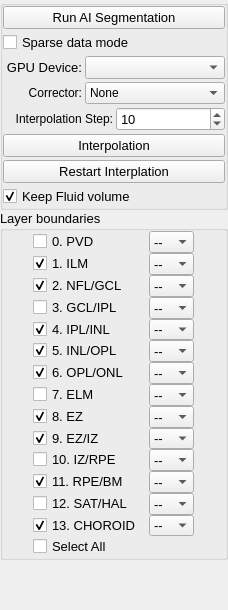
<?xml version="1.0" encoding="UTF-8"?>
<ui version="4.0">
 <class>LayerSegSideControlPanel</class>
 <widget class="QWidget" name="LayerSegSideControlPanel">
  <property name="geometry">
   <rect>
    <x>0</x>
    <y>0</y>
    <width>228</width>
    <height>610</height>
   </rect>
  </property>
  <property name="windowTitle">
   <string>Form</string>
  </property>
  <layout class="QVBoxLayout" name="verticalLayout">
   <property name="spacing">
    <number>0</number>
   </property>
   <property name="leftMargin">
    <number>0</number>
   </property>
   <property name="topMargin">
    <number>0</number>
   </property>
   <property name="rightMargin">
    <number>0</number>
   </property>
   <property name="bottomMargin">
    <number>0</number>
   </property>
   <item>
    <widget class="QGroupBox" name="groupBox_3">
     <property name="minimumSize">
      <size>
       <width>0</width>
       <height>0</height>
      </size>
     </property>
     <property name="maximumSize">
      <size>
       <width>16777215</width>
       <height>16777215</height>
      </size>
     </property>
     <property name="font">
      <font>
       <pointsize>10</pointsize>
      </font>
     </property>
     <property name="styleSheet">
      <string notr="true"/>
     </property>
     <property name="title">
      <string/>
     </property>
     <layout class="QVBoxLayout" name="verticalLayout_7">
      <property name="spacing">
       <number>3</number>
      </property>
      <property name="leftMargin">
       <number>0</number>
      </property>
      <property name="topMargin">
       <number>0</number>
      </property>
      <property name="rightMargin">
       <number>0</number>
      </property>
      <property name="bottomMargin">
       <number>0</number>
      </property>
      <item>
       <widget class="QPushButton" name="pushButton_ai_seg">
        <property name="minimumSize">
         <size>
          <width>0</width>
          <height>0</height>
         </size>
        </property>
        <property name="maximumSize">
         <size>
          <width>16777215</width>
          <height>24</height>
         </size>
        </property>
        <property name="text">
         <string>Run AI Segmentation</string>
        </property>
       </widget>
      </item>
      <item>
       <widget class="QCheckBox" name="checkBox_sparse">
        <property name="toolTip">
         <string>&lt;html&gt;&lt;head/&gt;&lt;body&gt;&lt;p&gt;Enable sparse mode to perform segmentation. This mode is suitable for sparse sanning OCT data. &lt;/p&gt;&lt;/body&gt;&lt;/html&gt;</string>
        </property>
        <property name="text">
         <string>Sparse data mode</string>
        </property>
       </widget>
      </item>
      <item>
       <layout class="QHBoxLayout" name="horizontalLayout_46">
        <item>
         <widget class="QLabel" name="label_30">
          <property name="maximumSize">
           <size>
            <width>16777215</width>
            <height>16777215</height>
           </size>
          </property>
          <property name="text">
           <string>GPU Device:</string>
          </property>
          <property name="alignment">
           <set>Qt::AlignmentFlag::AlignRight|Qt::AlignmentFlag::AlignTrailing|Qt::AlignmentFlag::AlignVCenter</set>
          </property>
         </widget>
        </item>
        <item>
         <widget class="QComboBox" name="comboBox_gpu">
          <property name="minimumSize">
           <size>
            <width>140</width>
            <height>0</height>
           </size>
          </property>
          <property name="maximumSize">
           <size>
            <width>120</width>
            <height>16777215</height>
           </size>
          </property>
         </widget>
        </item>
       </layout>
      </item>
      <item>
       <layout class="QHBoxLayout" name="horizontalLayout_26">
        <property name="spacing">
         <number>3</number>
        </property>
        <item>
         <widget class="QLabel" name="label_4">
          <property name="font">
           <font>
            <pointsize>9</pointsize>
           </font>
          </property>
          <property name="styleSheet">
           <string notr="true">border:none</string>
          </property>
          <property name="lineWidth">
           <number>0</number>
          </property>
          <property name="text">
           <string>Corrector:</string>
          </property>
          <property name="alignment">
           <set>Qt::AlignmentFlag::AlignRight|Qt::AlignmentFlag::AlignTrailing|Qt::AlignmentFlag::AlignVCenter</set>
          </property>
         </widget>
        </item>
        <item>
         <widget class="QComboBox" name="comboBox_corrector">
          <property name="minimumSize">
           <size>
            <width>140</width>
            <height>0</height>
           </size>
          </property>
          <property name="maximumSize">
           <size>
            <width>120</width>
            <height>24</height>
           </size>
          </property>
          <property name="font">
           <font>
            <pointsize>9</pointsize>
           </font>
          </property>
          <item>
           <property name="text">
            <string>None</string>
           </property>
          </item>
          <item>
           <property name="text">
            <string>Liner</string>
           </property>
          </item>
          <item>
           <property name="text">
            <string>Livewire</string>
           </property>
          </item>
          <item>
           <property name="text">
            <string>Anchors</string>
           </property>
          </item>
         </widget>
        </item>
       </layout>
      </item>
      <item>
       <layout class="QHBoxLayout" name="horizontalLayout_25">
        <item>
         <widget class="QLabel" name="label_3">
          <property name="maximumSize">
           <size>
            <width>16777215</width>
            <height>16777215</height>
           </size>
          </property>
          <property name="font">
           <font>
            <pointsize>9</pointsize>
           </font>
          </property>
          <property name="text">
           <string>Interpolation Step:</string>
          </property>
          <property name="alignment">
           <set>Qt::AlignmentFlag::AlignRight|Qt::AlignmentFlag::AlignTrailing|Qt::AlignmentFlag::AlignVCenter</set>
          </property>
         </widget>
        </item>
        <item>
         <widget class="QSpinBox" name="spinBox_Interp_step">
          <property name="minimumSize">
           <size>
            <width>0</width>
            <height>0</height>
           </size>
          </property>
          <property name="prefix">
           <string/>
          </property>
          <property name="minimum">
           <number>2</number>
          </property>
          <property name="value">
           <number>10</number>
          </property>
         </widget>
        </item>
       </layout>
      </item>
      <item>
       <widget class="QPushButton" name="pushButton_Switch_Interp">
        <property name="minimumSize">
         <size>
          <width>0</width>
          <height>0</height>
         </size>
        </property>
        <property name="maximumSize">
         <size>
          <width>16777215</width>
          <height>24</height>
         </size>
        </property>
        <property name="text">
         <string>Interpolation</string>
        </property>
        <property name="iconSize">
         <size>
          <width>55</width>
          <height>24</height>
         </size>
        </property>
       </widget>
      </item>
      <item>
       <widget class="QPushButton" name="pushButton_Restart_Interp">
        <property name="minimumSize">
         <size>
          <width>0</width>
          <height>0</height>
         </size>
        </property>
        <property name="maximumSize">
         <size>
          <width>16777215</width>
          <height>24</height>
         </size>
        </property>
        <property name="text">
         <string>Restart Interplation</string>
        </property>
       </widget>
      </item>
      <item>
       <widget class="QCheckBox" name="checkBox_keep_fluid">
        <property name="text">
         <string>Keep Fluid volume</string>
        </property>
        <property name="checked">
         <bool>true</bool>
        </property>
       </widget>
      </item>
     </layout>
    </widget>
   </item>
   <item>
    <widget class="QGroupBox" name="groupBox">
     <property name="minimumSize">
      <size>
       <width>0</width>
       <height>0</height>
      </size>
     </property>
     <property name="maximumSize">
      <size>
       <width>16777215</width>
       <height>350</height>
      </size>
     </property>
     <property name="font">
      <font>
       <pointsize>10</pointsize>
      </font>
     </property>
     <property name="styleSheet">
      <string notr="true"/>
     </property>
     <property name="title">
      <string>Layer boundaries</string>
     </property>
     <layout class="QHBoxLayout" name="horizontalLayout_22">
      <property name="spacing">
       <number>3</number>
      </property>
      <property name="leftMargin">
       <number>0</number>
      </property>
      <property name="topMargin">
       <number>0</number>
      </property>
      <property name="rightMargin">
       <number>0</number>
      </property>
      <property name="bottomMargin">
       <number>0</number>
      </property>
      <item>
       <layout class="QVBoxLayout" name="verticalLayout_5">
        <property name="spacing">
         <number>0</number>
        </property>
        <property name="bottomMargin">
         <number>0</number>
        </property>
        <item>
         <layout class="QHBoxLayout" name="horizontalLayout_40" stretch="0,1">
          <property name="spacing">
           <number>1</number>
          </property>
          <item>
           <widget class="QCheckBox" name="checkBox_pvd">
            <property name="minimumSize">
             <size>
              <width>115</width>
              <height>0</height>
             </size>
            </property>
            <property name="maximumSize">
             <size>
              <width>115</width>
              <height>16777215</height>
             </size>
            </property>
            <property name="font">
             <font>
              <pointsize>10</pointsize>
             </font>
            </property>
            <property name="styleSheet">
             <string notr="true"/>
            </property>
            <property name="text">
             <string>0. PVD</string>
            </property>
            <property name="checked">
             <bool>false</bool>
            </property>
           </widget>
          </item>
          <item>
           <widget class="QComboBox" name="comboBox_pvd_line">
            <property name="minimumSize">
             <size>
              <width>24</width>
              <height>0</height>
             </size>
            </property>
            <property name="maximumSize">
             <size>
              <width>45</width>
              <height>16777215</height>
             </size>
            </property>
            <property name="font">
             <font>
              <pointsize>10</pointsize>
             </font>
            </property>
            <item>
             <property name="text">
              <string>--</string>
             </property>
            </item>
            <item>
             <property name="text">
              <string>-</string>
             </property>
            </item>
           </widget>
          </item>
         </layout>
        </item>
        <item>
         <layout class="QHBoxLayout" name="horizontalLayout_2" stretch="0,1">
          <property name="spacing">
           <number>1</number>
          </property>
          <item>
           <widget class="QCheckBox" name="checkBox_ilm">
            <property name="minimumSize">
             <size>
              <width>115</width>
              <height>0</height>
             </size>
            </property>
            <property name="maximumSize">
             <size>
              <width>115</width>
              <height>16777215</height>
             </size>
            </property>
            <property name="font">
             <font>
              <pointsize>10</pointsize>
             </font>
            </property>
            <property name="styleSheet">
             <string notr="true"/>
            </property>
            <property name="text">
             <string>1. ILM</string>
            </property>
            <property name="checked">
             <bool>true</bool>
            </property>
           </widget>
          </item>
          <item>
           <widget class="QComboBox" name="comboBox_ilm_line">
            <property name="minimumSize">
             <size>
              <width>24</width>
              <height>0</height>
             </size>
            </property>
            <property name="maximumSize">
             <size>
              <width>45</width>
              <height>16777215</height>
             </size>
            </property>
            <property name="font">
             <font>
              <pointsize>10</pointsize>
             </font>
            </property>
            <item>
             <property name="text">
              <string>--</string>
             </property>
            </item>
            <item>
             <property name="text">
              <string>-</string>
             </property>
            </item>
           </widget>
          </item>
         </layout>
        </item>
        <item>
         <layout class="QHBoxLayout" name="horizontalLayout_4" stretch="2,1">
          <property name="spacing">
           <number>1</number>
          </property>
          <item>
           <widget class="QCheckBox" name="checkBox_nflgcl">
            <property name="minimumSize">
             <size>
              <width>115</width>
              <height>0</height>
             </size>
            </property>
            <property name="maximumSize">
             <size>
              <width>115</width>
              <height>16777215</height>
             </size>
            </property>
            <property name="font">
             <font>
              <pointsize>10</pointsize>
             </font>
            </property>
            <property name="styleSheet">
             <string notr="true"/>
            </property>
            <property name="text">
             <string>2. NFL/GCL</string>
            </property>
            <property name="checked">
             <bool>true</bool>
            </property>
           </widget>
          </item>
          <item>
           <widget class="QComboBox" name="comboBox_nflgcl_line">
            <property name="minimumSize">
             <size>
              <width>24</width>
              <height>0</height>
             </size>
            </property>
            <property name="maximumSize">
             <size>
              <width>45</width>
              <height>16777215</height>
             </size>
            </property>
            <property name="font">
             <font>
              <pointsize>10</pointsize>
             </font>
            </property>
            <item>
             <property name="text">
              <string>--</string>
             </property>
            </item>
            <item>
             <property name="text">
              <string>-</string>
             </property>
            </item>
           </widget>
          </item>
         </layout>
        </item>
        <item>
         <layout class="QHBoxLayout" name="horizontalLayout_5" stretch="2,1">
          <property name="spacing">
           <number>1</number>
          </property>
          <item>
           <widget class="QCheckBox" name="checkBox_gclipl">
            <property name="minimumSize">
             <size>
              <width>115</width>
              <height>0</height>
             </size>
            </property>
            <property name="maximumSize">
             <size>
              <width>115</width>
              <height>16777215</height>
             </size>
            </property>
            <property name="font">
             <font>
              <pointsize>10</pointsize>
             </font>
            </property>
            <property name="styleSheet">
             <string notr="true"/>
            </property>
            <property name="text">
             <string>3. GCL/IPL</string>
            </property>
           </widget>
          </item>
          <item>
           <widget class="QComboBox" name="comboBox_gclipl_line">
            <property name="minimumSize">
             <size>
              <width>24</width>
              <height>0</height>
             </size>
            </property>
            <property name="maximumSize">
             <size>
              <width>45</width>
              <height>16777215</height>
             </size>
            </property>
            <property name="font">
             <font>
              <pointsize>10</pointsize>
             </font>
            </property>
            <item>
             <property name="text">
              <string>--</string>
             </property>
            </item>
            <item>
             <property name="text">
              <string>-</string>
             </property>
            </item>
           </widget>
          </item>
         </layout>
        </item>
        <item>
         <layout class="QHBoxLayout" name="horizontalLayout_6" stretch="2,1">
          <property name="spacing">
           <number>1</number>
          </property>
          <item>
           <widget class="QCheckBox" name="checkBox_iplinl">
            <property name="minimumSize">
             <size>
              <width>115</width>
              <height>0</height>
             </size>
            </property>
            <property name="maximumSize">
             <size>
              <width>115</width>
              <height>16777215</height>
             </size>
            </property>
            <property name="font">
             <font>
              <pointsize>10</pointsize>
             </font>
            </property>
            <property name="styleSheet">
             <string notr="true"/>
            </property>
            <property name="text">
             <string>4. IPL/INL</string>
            </property>
            <property name="checked">
             <bool>true</bool>
            </property>
           </widget>
          </item>
          <item>
           <widget class="QComboBox" name="comboBox_iplinl_line">
            <property name="minimumSize">
             <size>
              <width>24</width>
              <height>0</height>
             </size>
            </property>
            <property name="maximumSize">
             <size>
              <width>45</width>
              <height>16777215</height>
             </size>
            </property>
            <property name="font">
             <font>
              <pointsize>10</pointsize>
             </font>
            </property>
            <item>
             <property name="text">
              <string>--</string>
             </property>
            </item>
            <item>
             <property name="text">
              <string>-</string>
             </property>
            </item>
           </widget>
          </item>
         </layout>
        </item>
        <item>
         <layout class="QHBoxLayout" name="horizontalLayout_7" stretch="2,1">
          <property name="spacing">
           <number>1</number>
          </property>
          <item>
           <widget class="QCheckBox" name="checkBox_inlopl">
            <property name="minimumSize">
             <size>
              <width>115</width>
              <height>0</height>
             </size>
            </property>
            <property name="maximumSize">
             <size>
              <width>115</width>
              <height>16777215</height>
             </size>
            </property>
            <property name="font">
             <font>
              <pointsize>10</pointsize>
             </font>
            </property>
            <property name="styleSheet">
             <string notr="true"/>
            </property>
            <property name="text">
             <string>5. INL/OPL</string>
            </property>
            <property name="checked">
             <bool>true</bool>
            </property>
           </widget>
          </item>
          <item>
           <widget class="QComboBox" name="comboBox_inlopl_line">
            <property name="minimumSize">
             <size>
              <width>24</width>
              <height>0</height>
             </size>
            </property>
            <property name="maximumSize">
             <size>
              <width>45</width>
              <height>16777215</height>
             </size>
            </property>
            <property name="font">
             <font>
              <pointsize>10</pointsize>
             </font>
            </property>
            <item>
             <property name="text">
              <string>--</string>
             </property>
            </item>
            <item>
             <property name="text">
              <string>-</string>
             </property>
            </item>
           </widget>
          </item>
         </layout>
        </item>
        <item>
         <layout class="QHBoxLayout" name="horizontalLayout_8" stretch="2,1">
          <property name="spacing">
           <number>1</number>
          </property>
          <item>
           <widget class="QCheckBox" name="checkBox_oplonl">
            <property name="minimumSize">
             <size>
              <width>115</width>
              <height>0</height>
             </size>
            </property>
            <property name="maximumSize">
             <size>
              <width>115</width>
              <height>16777215</height>
             </size>
            </property>
            <property name="font">
             <font>
              <pointsize>10</pointsize>
             </font>
            </property>
            <property name="styleSheet">
             <string notr="true"/>
            </property>
            <property name="text">
             <string>6. OPL/ONL</string>
            </property>
            <property name="checked">
             <bool>true</bool>
            </property>
           </widget>
          </item>
          <item>
           <widget class="QComboBox" name="comboBox_oplonl_line">
            <property name="minimumSize">
             <size>
              <width>24</width>
              <height>0</height>
             </size>
            </property>
            <property name="maximumSize">
             <size>
              <width>45</width>
              <height>16777215</height>
             </size>
            </property>
            <property name="font">
             <font>
              <pointsize>10</pointsize>
             </font>
            </property>
            <item>
             <property name="text">
              <string>--</string>
             </property>
            </item>
            <item>
             <property name="text">
              <string>-</string>
             </property>
            </item>
           </widget>
          </item>
         </layout>
        </item>
        <item>
         <layout class="QHBoxLayout" name="horizontalLayout_9" stretch="2,1">
          <property name="spacing">
           <number>1</number>
          </property>
          <item>
           <widget class="QCheckBox" name="checkBox_elm">
            <property name="minimumSize">
             <size>
              <width>115</width>
              <height>0</height>
             </size>
            </property>
            <property name="maximumSize">
             <size>
              <width>115</width>
              <height>16777215</height>
             </size>
            </property>
            <property name="font">
             <font>
              <pointsize>10</pointsize>
             </font>
            </property>
            <property name="styleSheet">
             <string notr="true"/>
            </property>
            <property name="text">
             <string>7. ELM</string>
            </property>
           </widget>
          </item>
          <item>
           <widget class="QComboBox" name="comboBox_elm_line">
            <property name="minimumSize">
             <size>
              <width>24</width>
              <height>0</height>
             </size>
            </property>
            <property name="maximumSize">
             <size>
              <width>45</width>
              <height>16777215</height>
             </size>
            </property>
            <property name="font">
             <font>
              <pointsize>10</pointsize>
             </font>
            </property>
            <item>
             <property name="text">
              <string>--</string>
             </property>
            </item>
            <item>
             <property name="text">
              <string>-</string>
             </property>
            </item>
           </widget>
          </item>
         </layout>
        </item>
        <item>
         <layout class="QHBoxLayout" name="horizontalLayout_10" stretch="2,1">
          <property name="spacing">
           <number>1</number>
          </property>
          <item>
           <widget class="QCheckBox" name="checkBox_ez">
            <property name="minimumSize">
             <size>
              <width>115</width>
              <height>0</height>
             </size>
            </property>
            <property name="maximumSize">
             <size>
              <width>115</width>
              <height>16777215</height>
             </size>
            </property>
            <property name="font">
             <font>
              <pointsize>10</pointsize>
             </font>
            </property>
            <property name="styleSheet">
             <string notr="true"/>
            </property>
            <property name="text">
             <string>8. EZ</string>
            </property>
            <property name="checked">
             <bool>true</bool>
            </property>
           </widget>
          </item>
          <item>
           <widget class="QComboBox" name="comboBox_ez_line">
            <property name="minimumSize">
             <size>
              <width>24</width>
              <height>0</height>
             </size>
            </property>
            <property name="maximumSize">
             <size>
              <width>45</width>
              <height>16777215</height>
             </size>
            </property>
            <property name="font">
             <font>
              <pointsize>10</pointsize>
             </font>
            </property>
            <item>
             <property name="text">
              <string>--</string>
             </property>
            </item>
            <item>
             <property name="text">
              <string>-</string>
             </property>
            </item>
           </widget>
          </item>
         </layout>
        </item>
        <item>
         <layout class="QHBoxLayout" name="horizontalLayout_11" stretch="2,1">
          <property name="spacing">
           <number>1</number>
          </property>
          <item>
           <widget class="QCheckBox" name="checkBox_eziz">
            <property name="minimumSize">
             <size>
              <width>115</width>
              <height>0</height>
             </size>
            </property>
            <property name="maximumSize">
             <size>
              <width>115</width>
              <height>16777215</height>
             </size>
            </property>
            <property name="font">
             <font>
              <pointsize>10</pointsize>
             </font>
            </property>
            <property name="styleSheet">
             <string notr="true"/>
            </property>
            <property name="text">
             <string>9. EZ/IZ</string>
            </property>
            <property name="checked">
             <bool>true</bool>
            </property>
           </widget>
          </item>
          <item>
           <widget class="QComboBox" name="comboBox_eziz_line">
            <property name="minimumSize">
             <size>
              <width>24</width>
              <height>0</height>
             </size>
            </property>
            <property name="maximumSize">
             <size>
              <width>45</width>
              <height>16777215</height>
             </size>
            </property>
            <property name="font">
             <font>
              <pointsize>10</pointsize>
             </font>
            </property>
            <item>
             <property name="text">
              <string>--</string>
             </property>
            </item>
            <item>
             <property name="text">
              <string>-</string>
             </property>
            </item>
           </widget>
          </item>
         </layout>
        </item>
        <item>
         <layout class="QHBoxLayout" name="horizontalLayout_12" stretch="2,1">
          <property name="spacing">
           <number>1</number>
          </property>
          <item>
           <widget class="QCheckBox" name="checkBox_izrpe">
            <property name="minimumSize">
             <size>
              <width>115</width>
              <height>0</height>
             </size>
            </property>
            <property name="maximumSize">
             <size>
              <width>115</width>
              <height>16777215</height>
             </size>
            </property>
            <property name="font">
             <font>
              <pointsize>10</pointsize>
             </font>
            </property>
            <property name="text">
             <string>10. IZ/RPE</string>
            </property>
           </widget>
          </item>
          <item>
           <widget class="QComboBox" name="comboBox_izrpe_line">
            <property name="minimumSize">
             <size>
              <width>24</width>
              <height>0</height>
             </size>
            </property>
            <property name="maximumSize">
             <size>
              <width>45</width>
              <height>16777215</height>
             </size>
            </property>
            <property name="font">
             <font>
              <pointsize>10</pointsize>
             </font>
            </property>
            <item>
             <property name="text">
              <string>--</string>
             </property>
            </item>
            <item>
             <property name="text">
              <string>-</string>
             </property>
            </item>
           </widget>
          </item>
         </layout>
        </item>
        <item>
         <layout class="QHBoxLayout" name="horizontalLayout_13" stretch="2,1">
          <property name="spacing">
           <number>1</number>
          </property>
          <item>
           <widget class="QCheckBox" name="checkBox_rpebm">
            <property name="minimumSize">
             <size>
              <width>115</width>
              <height>0</height>
             </size>
            </property>
            <property name="maximumSize">
             <size>
              <width>115</width>
              <height>16777215</height>
             </size>
            </property>
            <property name="font">
             <font>
              <pointsize>10</pointsize>
             </font>
            </property>
            <property name="text">
             <string>11. RPE/BM</string>
            </property>
            <property name="checked">
             <bool>true</bool>
            </property>
           </widget>
          </item>
          <item>
           <widget class="QComboBox" name="comboBox_rpebm_line">
            <property name="minimumSize">
             <size>
              <width>24</width>
              <height>0</height>
             </size>
            </property>
            <property name="maximumSize">
             <size>
              <width>45</width>
              <height>16777215</height>
             </size>
            </property>
            <property name="font">
             <font>
              <pointsize>10</pointsize>
             </font>
            </property>
            <item>
             <property name="text">
              <string>--</string>
             </property>
            </item>
            <item>
             <property name="text">
              <string>-</string>
             </property>
            </item>
           </widget>
          </item>
         </layout>
        </item>
        <item>
         <layout class="QHBoxLayout" name="horizontalLayout_14" stretch="2,1">
          <property name="spacing">
           <number>1</number>
          </property>
          <item>
           <widget class="QCheckBox" name="checkBox_sathal">
            <property name="minimumSize">
             <size>
              <width>115</width>
              <height>0</height>
             </size>
            </property>
            <property name="maximumSize">
             <size>
              <width>115</width>
              <height>16777215</height>
             </size>
            </property>
            <property name="font">
             <font>
              <pointsize>10</pointsize>
             </font>
            </property>
            <property name="text">
             <string>12. SAT/HAL</string>
            </property>
            <property name="checked">
             <bool>false</bool>
            </property>
           </widget>
          </item>
          <item>
           <widget class="QComboBox" name="comboBox_sathal_line">
            <property name="minimumSize">
             <size>
              <width>24</width>
              <height>0</height>
             </size>
            </property>
            <property name="maximumSize">
             <size>
              <width>45</width>
              <height>16777215</height>
             </size>
            </property>
            <property name="font">
             <font>
              <pointsize>10</pointsize>
             </font>
            </property>
            <item>
             <property name="text">
              <string>--</string>
             </property>
            </item>
            <item>
             <property name="text">
              <string>-</string>
             </property>
            </item>
           </widget>
          </item>
         </layout>
        </item>
        <item>
         <layout class="QHBoxLayout" name="horizontalLayout_21" stretch="2,1">
          <property name="spacing">
           <number>1</number>
          </property>
          <item>
           <widget class="QCheckBox" name="checkBox_choroid">
            <property name="minimumSize">
             <size>
              <width>115</width>
              <height>0</height>
             </size>
            </property>
            <property name="maximumSize">
             <size>
              <width>115</width>
              <height>16777215</height>
             </size>
            </property>
            <property name="font">
             <font>
              <pointsize>10</pointsize>
             </font>
            </property>
            <property name="text">
             <string>13. CHOROID</string>
            </property>
            <property name="checked">
             <bool>true</bool>
            </property>
           </widget>
          </item>
          <item>
           <widget class="QComboBox" name="comboBox_choroid_line">
            <property name="minimumSize">
             <size>
              <width>24</width>
              <height>0</height>
             </size>
            </property>
            <property name="maximumSize">
             <size>
              <width>45</width>
              <height>16777215</height>
             </size>
            </property>
            <property name="font">
             <font>
              <pointsize>10</pointsize>
             </font>
            </property>
            <item>
             <property name="text">
              <string>--</string>
             </property>
            </item>
            <item>
             <property name="text">
              <string>-</string>
             </property>
            </item>
           </widget>
          </item>
         </layout>
        </item>
        <item>
         <widget class="QCheckBox" name="checkBox_all">
          <property name="font">
           <font>
            <pointsize>10</pointsize>
           </font>
          </property>
          <property name="text">
           <string>Select All</string>
          </property>
         </widget>
        </item>
        <item>
         <spacer name="verticalSpacer">
          <property name="font">
           <font>
            <pointsize>10</pointsize>
           </font>
          </property>
          <property name="orientation">
           <enum>Qt::Orientation::Vertical</enum>
          </property>
          <property name="sizeHint" stdset="0">
           <size>
            <width>20</width>
            <height>0</height>
           </size>
          </property>
         </spacer>
        </item>
       </layout>
      </item>
     </layout>
    </widget>
   </item>
   <item>
    <spacer name="verticalSpacer_2">
     <property name="orientation">
      <enum>Qt::Orientation::Vertical</enum>
     </property>
     <property name="sizeHint" stdset="0">
      <size>
       <width>20</width>
       <height>40</height>
      </size>
     </property>
    </spacer>
   </item>
  </layout>
 </widget>
 <resources/>
 <connections/>
</ui>
